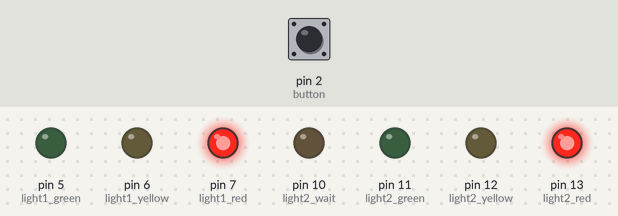
Simulated run of this sketch. Board: Arduino Uno, built with avr-gcc and run on an emulated ATmega328P. Parts: output pins drawn as LEDs (lit = HIGH). The inputs (shaded band) are chosen by the test bench; at power-on: pin 2 (button) HIGH.

Above: at 2.2 s.
2.3 s: pin 2 (button) pulled LOW for 0.15 s
At 3.2 s:
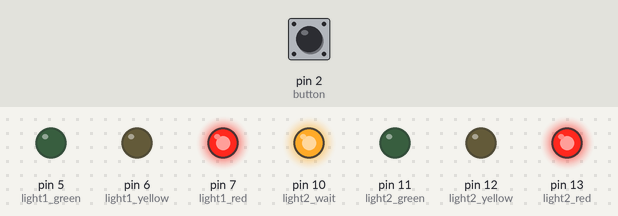
At 8.0 s:
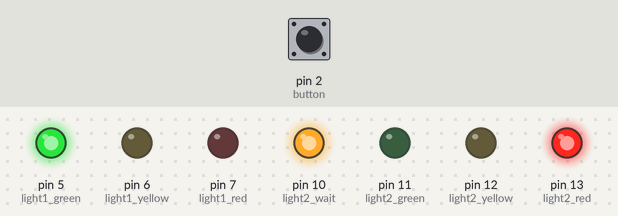
Timing chart, 0 to 28.0 s (numbered marks = the images above; inputs shaded):
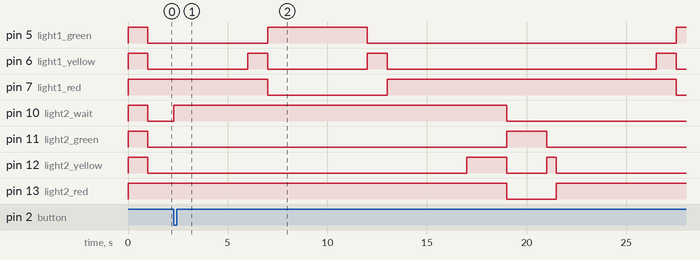

The sketch:

trafficLights_v1.ino
```cpp
int light1_red = 7;
int light1_yellow = 6;
int light1_green = 5;

int light2_red = 13;
int light2_yellow = 12;
int light2_green = 11;

int light2_wait = 10;

int button = 2;
int counter = 0;

volatile bool buttonPressed = false;

void setup()
{
  pinMode(light1_red, OUTPUT);
  pinMode(light1_yellow, OUTPUT);
  pinMode(light1_green, OUTPUT);

  pinMode(light2_red, OUTPUT);
  pinMode(light2_yellow, OUTPUT);
  pinMode(light2_green, OUTPUT);
  pinMode(light2_wait, OUTPUT);
  pinMode(button, INPUT_PULLUP);
  attachInterrupt(digitalPinToInterrupt(button), isrToggleLed, FALLING);

  // LED test
  digitalWrite(light1_red, HIGH);
  digitalWrite(light1_yellow, HIGH);
  digitalWrite(light1_green, HIGH);

  digitalWrite(light2_red, HIGH);
  digitalWrite(light2_yellow, HIGH);
  digitalWrite(light2_green, HIGH);
  digitalWrite(light2_wait, HIGH);

  delay(1000);

  digitalWrite(light1_red, LOW);
  digitalWrite(light1_yellow, LOW);
  digitalWrite(light1_green, LOW);

  digitalWrite(light2_red, LOW);
  digitalWrite(light2_yellow, LOW);
  digitalWrite(light2_green, LOW);
  digitalWrite(light2_wait, LOW);
  // End of test
}

void loop()
{
  digitalWrite(light1_red, HIGH);
  digitalWrite(light2_red, HIGH);
  //delay(2000);
  digitalWrite(light1_red, HIGH);
  digitalWrite(light1_yellow, LOW);
  digitalWrite(light1_green, LOW);
  delay(5000);
  digitalWrite(light1_yellow, HIGH);
  digitalWrite(light1_green, LOW);
  delay(1000);
  digitalWrite(light1_red, LOW);
  digitalWrite(light1_yellow, LOW);
  digitalWrite(light1_green, HIGH);
  delay(5000);
  digitalWrite(light1_red, LOW);
  digitalWrite(light1_yellow, HIGH);
  digitalWrite(light1_green, LOW);
  delay(1000);
  digitalWrite(light1_red, HIGH);
  digitalWrite(light1_yellow, LOW);
  digitalWrite(light1_green, LOW);
  delay(3000);
  digitalWrite(light2_yellow, LOW);
  digitalWrite(light2_green, LOW);
  delay(1000);
  digitalWrite(light2_yellow, HIGH);
  digitalWrite(light2_green, LOW);
  delay(2000);
  digitalWrite(light2_red, LOW);
  digitalWrite(light2_yellow, LOW);
  digitalWrite(light2_green, HIGH);
  digitalWrite(light2_wait, LOW);
  delay(2000);
  if(buttonPressed == true){
    buttonPressed = false;
    digitalWrite(light2_wait, LOW);
    digitalWrite(light2_green, LOW);
    digitalWrite(light2_yellow, HIGH);
    delay(500);
    digitalWrite(light2_yellow, LOW);
    digitalWrite(light2_red, HIGH);
  }else{
    counter = 0;
    while(counter <= 100 && buttonPressed == false){
      delay(30);
      counter += 1;
    }
    digitalWrite(light2_wait, LOW);
  	digitalWrite(light2_red, LOW);
  	digitalWrite(light2_yellow, HIGH);
  	digitalWrite(light2_green, LOW);
    delay(1000);
  	digitalWrite(light2_red, HIGH);
  	digitalWrite(light2_yellow, LOW);
  	digitalWrite(light2_green, LOW);
  }
}

void isrToggleLed() {
  buttonPressed = true;
  if(buttonPressed == true){
    digitalWrite(light2_wait, HIGH);
  }
}
```

Measured:
- after the input at 2.3 s, pin 10 (light2_wait): LOW → HIGH at once, → LOW 16.7 s later
